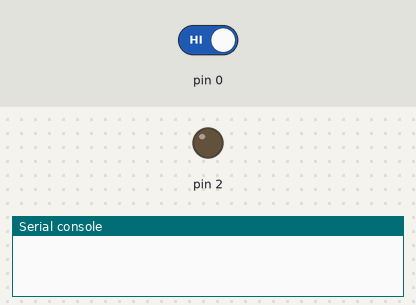
This program was run on a simulated MicroPython board. On the bench: output pins drawn as LEDs (lit = HIGH), the last lines printed to the serial console. The inputs (shaded band) are chosen by the test bench; at power-on: pin 0 HIGH.

Above: at 1.2 s.
1.3 s: pin 0 driven LOW
At 1.9 s:
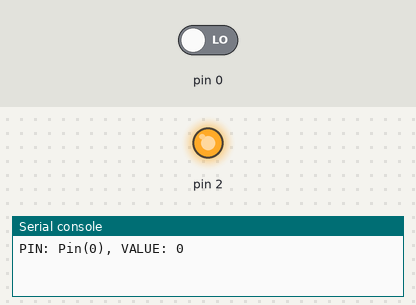
Timing chart, 0 to 4.3 s (numbered marks = the images above; inputs shaded):
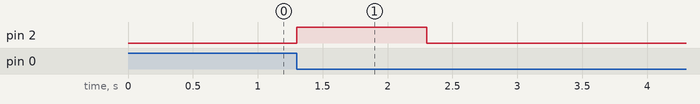

Measured:
- after the input at 1.3 s, pin 2: LOW → HIGH at once, → LOW 1.0 s later

The program:

practice07-01.py
```python
import time
from machine import Pin

PIN_NO_LED = 2  # オンボードLEDのGPIO
PIN_NO_BUTTON = 0  # オンボードボタンのGPIO

led = None


def set_event(led_pin_no=2, button_pin_no=0):
    """
    PINにイベントを設定

    Parameters
    ----------
    led_pin_no : int
        LED割り当てピン
    button_pin_no : int
        BUTTON割り当てピン
    """
    global led
    led = Pin(led_pin_no, Pin.OUT)
    button = Pin(button_pin_no, Pin.IN)
    button.irq(trigger=Pin.IRQ_FALLING, handler=button_push)

    return


def button_push(pin):
    """
    BUTTONが押された際の処理、
    LEDを１秒点灯する

    Parameters
    ----------
    pin : Pin
        イベントが発生したピン（ボタン）
    """
    print(f'PIN: {pin}, VALUE: {pin.value()}')
    led.on()
    time.sleep(1)
    led.off()

    return


if __name__ == "__main__":
    set_event(led_pin_no=PIN_NO_LED, button_pin_no=PIN_NO_BUTTON)

    try:
        while True:
            time.sleep(1)
    except KeyboardInterrupt:  # Ctl-Cによる中断を検出
        print("例外'KeyboardInterrupt'を捕捉")
        if led is not None:
            led.off()
```
